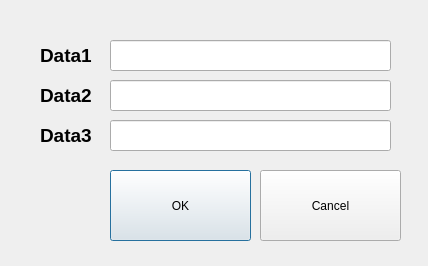
<?xml version="1.0" encoding="UTF-8"?>
<ui version="4.0">
 <class>SampleDialog</class>
 <widget class="QDialog" name="SampleDialog">
  <property name="geometry">
   <rect>
    <x>0</x>
    <y>0</y>
    <width>428</width>
    <height>266</height>
   </rect>
  </property>
  <property name="windowTitle">
   <string>Dialog</string>
  </property>
  <widget class="QPushButton" name="button_ok">
   <property name="geometry">
    <rect>
     <x>110</x>
     <y>170</y>
     <width>141</width>
     <height>71</height>
    </rect>
   </property>
   <property name="text">
    <string>OK</string>
   </property>
  </widget>
  <widget class="QPushButton" name="button_cancel">
   <property name="geometry">
    <rect>
     <x>260</x>
     <y>170</y>
     <width>141</width>
     <height>71</height>
    </rect>
   </property>
   <property name="text">
    <string>Cancel</string>
   </property>
  </widget>
  <widget class="QLabel" name="label">
   <property name="geometry">
    <rect>
     <x>40</x>
     <y>40</y>
     <width>71</width>
     <height>31</height>
    </rect>
   </property>
   <property name="sizePolicy">
    <sizepolicy hsizetype="Fixed" vsizetype="Fixed">
     <horstretch>0</horstretch>
     <verstretch>0</verstretch>
    </sizepolicy>
   </property>
   <property name="font">
    <font>
     <pointsize>14</pointsize>
     <weight>75</weight>
     <bold>true</bold>
    </font>
   </property>
   <property name="text">
    <string>Data1</string>
   </property>
  </widget>
  <widget class="QLabel" name="label_2">
   <property name="geometry">
    <rect>
     <x>40</x>
     <y>80</y>
     <width>71</width>
     <height>31</height>
    </rect>
   </property>
   <property name="sizePolicy">
    <sizepolicy hsizetype="Fixed" vsizetype="Fixed">
     <horstretch>0</horstretch>
     <verstretch>0</verstretch>
    </sizepolicy>
   </property>
   <property name="font">
    <font>
     <pointsize>14</pointsize>
     <weight>75</weight>
     <bold>true</bold>
    </font>
   </property>
   <property name="text">
    <string>Data2</string>
   </property>
  </widget>
  <widget class="QLabel" name="label_3">
   <property name="geometry">
    <rect>
     <x>40</x>
     <y>120</y>
     <width>71</width>
     <height>31</height>
    </rect>
   </property>
   <property name="sizePolicy">
    <sizepolicy hsizetype="Fixed" vsizetype="Fixed">
     <horstretch>0</horstretch>
     <verstretch>0</verstretch>
    </sizepolicy>
   </property>
   <property name="font">
    <font>
     <pointsize>14</pointsize>
     <weight>75</weight>
     <bold>true</bold>
    </font>
   </property>
   <property name="text">
    <string>Data3</string>
   </property>
  </widget>
  <widget class="QLineEdit" name="lineEdit">
   <property name="geometry">
    <rect>
     <x>110</x>
     <y>40</y>
     <width>281</width>
     <height>31</height>
    </rect>
   </property>
   <property name="font">
    <font>
     <pointsize>14</pointsize>
    </font>
   </property>
  </widget>
  <widget class="QLineEdit" name="lineEdit_2">
   <property name="geometry">
    <rect>
     <x>110</x>
     <y>80</y>
     <width>281</width>
     <height>31</height>
    </rect>
   </property>
   <property name="font">
    <font>
     <pointsize>14</pointsize>
    </font>
   </property>
  </widget>
  <widget class="QLineEdit" name="lineEdit_3">
   <property name="geometry">
    <rect>
     <x>110</x>
     <y>120</y>
     <width>281</width>
     <height>31</height>
    </rect>
   </property>
   <property name="font">
    <font>
     <pointsize>14</pointsize>
    </font>
   </property>
  </widget>
 </widget>
 <resources/>
 <connections/>
</ui>
